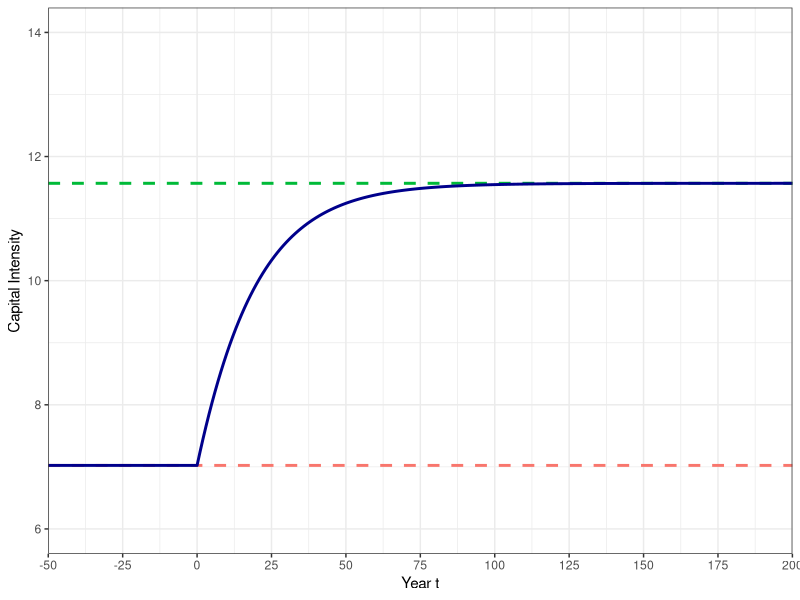
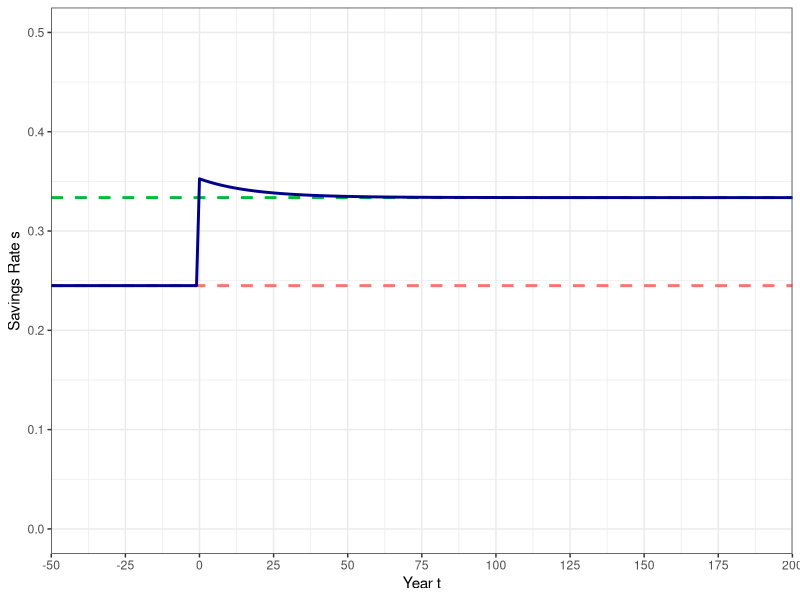
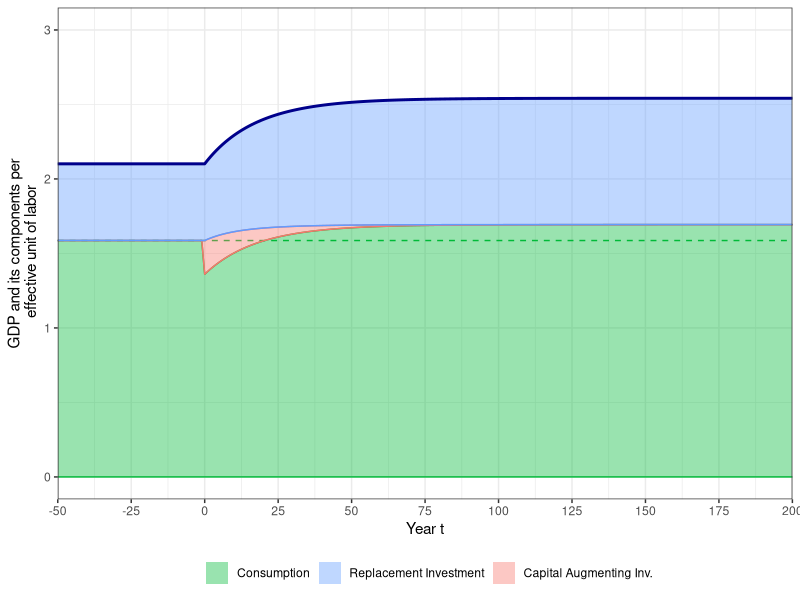
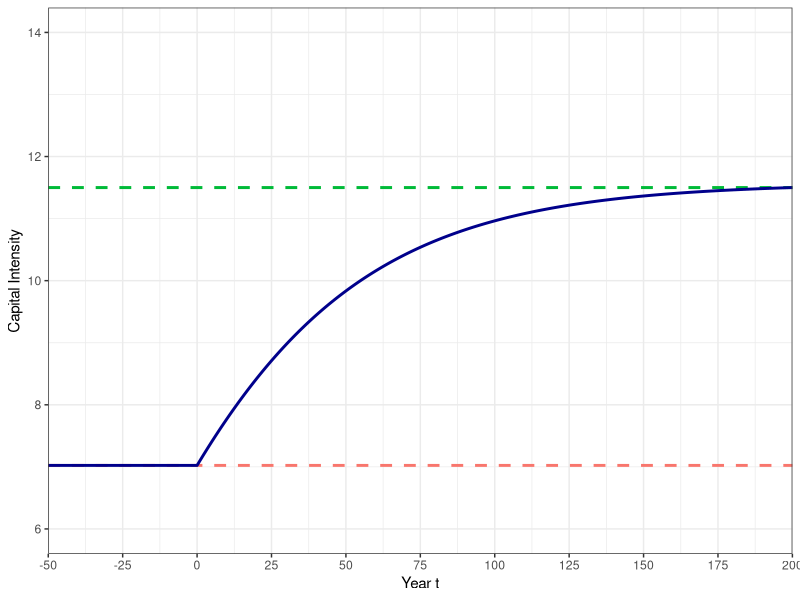
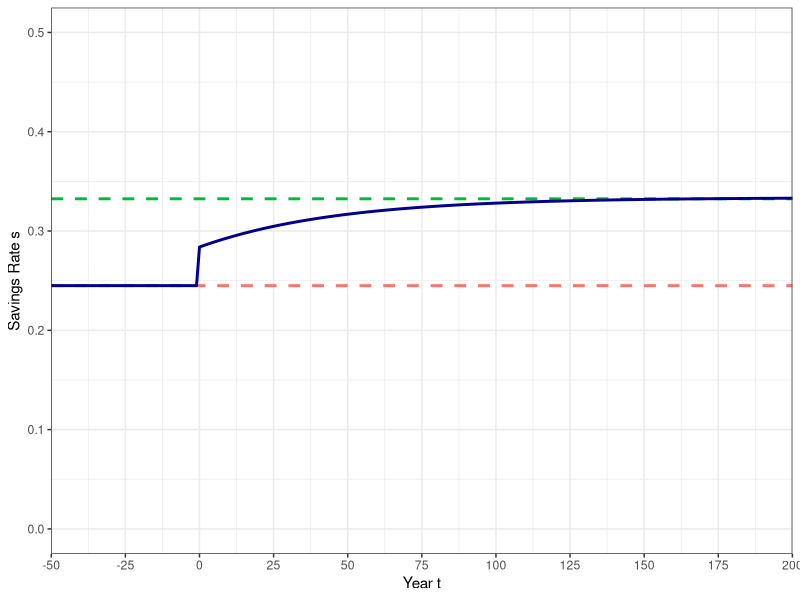
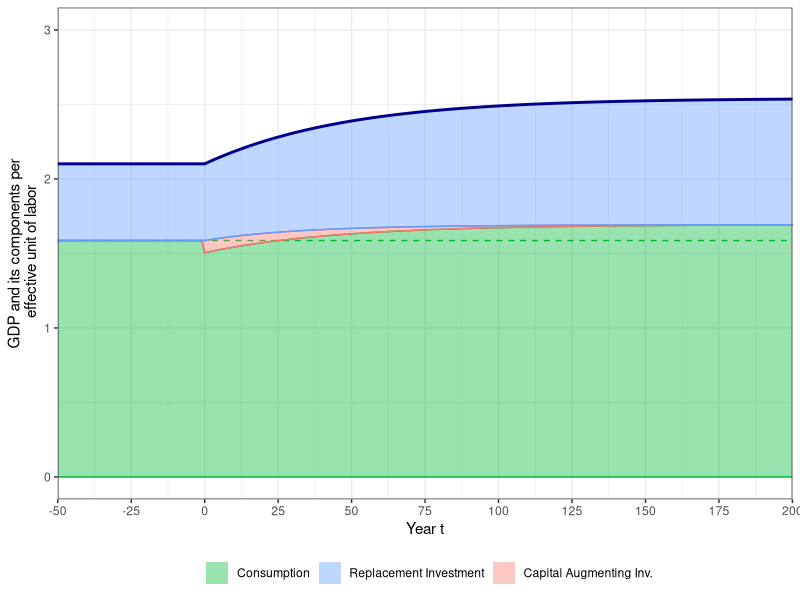

Reproduce these figures in R, in order.
#######################################
### The Ramsey Growth Model
#######################################

# Clear the workspace and load libraries
rm(list = ls())
library(reshape2)
library(base)
library(ggplot2)
library(grid)
library(scales)
library(stringr)
library(tidyverse)

# should graphs be exported to pdf
export_pdf <- FALSE

# define some colors
mygreen <- "#00BA38"
myblue  <- "#619CFF"
myred   <- "#F8766D"


########### 
# Ramsey Model setup
###########

# data moments
lab_share = 0.381
inv_share = 0.245
gross_ret = 0.114

# Parameter choice
n     <- 0.0122
h     <- 0.0169
g     <- (1+n)*(1+h)-1
alpha <- lab_share
delta <- inv_share*gross_ret/alpha - g
beta  <- (1+g)/(1 + gross_ret - delta)
gamma <- 0.5

# steady state capital intensity under old beta
k_old <- (alpha/((1+g)/beta - 1 + delta))^(1/(1-alpha))
c_old <- k_old^alpha - (g+delta)*k_old


########### 
# Function to guess initial consumption of the Ramsey model
###########
solve_ramsey <- function(k0, g, alpha, delta, gamma, beta) {
  
  # set numerical parameters
  T <- 10000          # number of simulation periods
  itermax <- 1000     # maximum number of iterations
  tol <- 1e-6         # tolerance level for difference to steady state
  
  # determine steady state capital intensity and consumption
  kstar <- (alpha/((1+g)/beta - 1 + delta))^(1/(1-alpha))
  cstar <- kstar**alpha - (g+delta)*kstar
  
  # set starting interval depending on k0
  if(k0 <= kstar) {
    c_min <- 0
    c_max <- cstar
  } else {
    c_min <- cstar
    c_max <- k0^alpha + (1-delta)*k0
  }
  
  # start iteration process
  for (i in 1:itermax) {
    
    # start a capital and consumption path
    k <- k0
    c <- (c_min+c_max)/2
    
    # now simulate the economy forward
    for (t in 1:T) {
      
      # calculate difference to steady state
      epsilon <- sqrt((c[t]/cstar-1)^2 + (k[t]/kstar-1)^2)
      
      # if difference is small enough, that's it, we return
      if(epsilon < tol) {
        return(c(c[1], epsilon, i))
      }
      
      # determine next period's capital stock and consumption
      k[t+1] <- max((k[t]**alpha - c[t] + (1-delta)*k[t])/(1+g), 1e-4)
      c[t+1] <- (beta*(1 + alpha*k[t+1]^(alpha-1) - delta)/(1+g))^gamma*c[t]
      
      #  decision rule for capital
      if(k0 <= kstar & k[t+1] > kstar | k0 > kstar & c[t+1] < cstar) {
        c_min <- c[1]; break;
      }
      
      #  if consumption is too large, then initial consumption level was too small
      if(k0 <= kstar & c[t+1] > cstar | k0 > kstar & k[t+1] < kstar) {
        c_max <- c[1]; break;
      }
    }
  }
  
  # in any case, if you end up here, return c[1] and epsilon
  return(c(c[1], epsilon, i))
}


########### 
# Function to simulate Ramsey model forward
###########
ramsey <- function(T0, T1, c0, k0, g, alpha, delta, gamma, beta) {
  
  # set numerical parameters
  tol <- 1e-6
  
  # determine steady state capital intensity and consumption
  kstar <- (alpha/((1+g)/beta - 1 + delta))^(1/(1-alpha))
  cstar <- kstar**alpha - (g+delta)*kstar
    
  # start a capital and consumption path
  k <- k0
  c <- 0
  
  # assume economy was in steady state prior to date 0
  k[ind(T0):ind(0)] <- k0
  c[ind(T0):ind(0)] <- k0^alpha - (g+delta)*k0
  
  # then start to simulate new economy path
  c[ind(0)] <- c0
  
  # now simulate the economy forward
  for (t in ind(0):ind(T1-1)) {
    
    # determine next period's capital stock and consumption
    k[t+1] <- max((k[t]**alpha - c[t] + (1-delta)*k[t])/(1+g), 1e-4)
    c[t+1] <- (beta*(1 + alpha*k[t+1]^(alpha-1) - delta)/(1+g))^gamma*c[t]
    
    #  move to steady state level when you are almost there
    epsilon <- sqrt((c[t+1]/cstar-1)^2 + (k[t+1]/kstar-1)^2)
    if(epsilon < tol) {
      k[(t+1):ind(T1)] = kstar
      c[(t+1):ind(T1)] = cstar
      break
    }
  }
  
  # calculate other macro statistics
  y <- k^alpha
  ir <- (g + delta)*k
  i <- y - c
  s <- i/y

  # return a data frame with macro path
  res <- data.frame(year=c(T0:T1), k, y, c, i, ir, s)
  return(res)
}

# indicator management function
ind <- function(t) {
  return(t + 1 + abs(T0))
}


########### 
# Simulate increase in beta
###########

# steady state capital intensity under old beta
k_old <- (alpha/((1+g)/beta - 1 + delta))^(1/(1-alpha))
c_old <- k_old^alpha - (g+delta)*k_old

# set new value for beta and simulation periods
beta <- 0.99
T0 <- -50
T1 <- 200

# solve transition path
res <- solve_ramsey(k_old, g, alpha, delta, gamma, beta)

# simulate the model for 250 periods
transition <- ramsey(T0, T1, res[1], k_old, g, alpha, delta, gamma, beta)

# Plot dynamics of the capital stock
myplot <- ggplot(data = transition) + 
  geom_hline(yintercept=transition$k[ind(T0)], color=myred, linetype="dashed", linewidth=1) + 
  geom_hline(yintercept=transition$k[ind(T1)], color="#00BA38", linetype="dashed", linewidth=1) + 
  geom_line(aes(x=year, y=k), color="darkblue", linewidth=1) +
  coord_cartesian(xlim=c(T0, T1), ylim=c(6, 14)) + 
  scale_x_continuous(breaks=seq(T0, T1, 25), expand=c(0, 0)) +
  labs(x = "Year t",
       y = "Capital Intensity") +
  theme_bw()

# print the plot
print(myplot)

# save plot to pdf file (if needed)
if(export_pdf) {
  aspect_ratio <- 4/3;
  height <- 3.5;
  ggsave("fig5.pdf", width = height*aspect_ratio, height = height)
}


# Plot dynamics of the savings rate
myplot <- ggplot(data = transition) + 
  geom_hline(yintercept=(g+delta)/transition$k[ind(T0)]^(alpha-1), color=myred, linetype="dashed", linewidth=1) + 
  geom_hline(yintercept=(g+delta)/transition$k[ind(T1)]^(alpha-1), color="#00BA38", linetype="dashed", linewidth=1) +
  geom_line(aes(x=year, y=s), color="darkblue", linewidth=1) +
  coord_cartesian(xlim=c(T0, T1), ylim=c(0, 0.5)) + 
  scale_x_continuous(breaks=seq(T0, T1, 25), expand=c(0, 0)) +
  labs(x = "Year t",
       y = "Savings Rate s") +
  theme_bw()

# print the plot
print(myplot)

# save plot to pdf file (if needed)
if(export_pdf) {
  aspect_ratio <- 4/3;
  height <- 3.5;
  ggsave("fig6.pdf", width = height*aspect_ratio, height = height)
}


# Plot GDP and its components
myplot <- ggplot(data = transition) + 
  geom_hline(yintercept = c_old, color="#00BA38", linetype="dashed", linewidth=0.5) + 
  geom_ribbon(aes(x=year, ymin=0, ymax=c,    fill= "1c", color="1c") , alpha=0.4) +
  geom_ribbon(aes(x=year, ymin=c, ymax=c+i-ir, fill= "3di", color="3di"), alpha=0.4) +
  geom_ribbon(aes(x=year, ymin=c+i-ir, ymax=y, fill= "2ir", color="2ir")  , alpha=0.4) +
  geom_line(aes(x=year, y=y), color="darkblue", linewidth=1) +
  coord_cartesian(xlim=c(T0, T1), ylim=c(0, 3)) + 
  scale_x_continuous(breaks=seq(T0, T1, 25), expand=c(0, 0)) +
  labs(x = "Year t",
       y = "GDP and its components per\n effective unit of labor") +
  scale_fill_manual(breaks = c("1c", "2ir", "3di"), name = "", 
                    labels = c("Consumption", "Replacement Investment", "Capital Augmenting Inv."),
                    values = c(mygreen, myblue, myred)) +
  scale_color_manual(breaks = c("1c", "2ir", "3di"),
                     values = c(mygreen, myblue, myred)) +
  guides(colour = "none") +
  theme_bw() + 
  theme(legend.position="bottom")

# print the plot
print(myplot)

# save plot to pdf file (if needed)
if(export_pdf) {
  aspect_ratio <- 4/3.5;
  height <- 4.8;
  ggsave("fig7.pdf", width = height*aspect_ratio, height = height)
}



########### 
# Simulate increase in beta (with gamma = 0.1)
###########

# set new gamma and old beta
gamma <- 0.1
beta  <- (1+g)/(1 + gross_ret - delta)


# steady state capital intensity under old beta
k_old <- (alpha/((1+g)/beta - 1 + delta))^(1/(1-alpha))
c_old <- k_old^alpha - (g+delta)*k_old

# set new value for beta and simulation periods
beta <- 0.99
T0 <- -50
T1 <- 200

# solve transition path
res <- solve_ramsey(k_old, g, alpha, delta, gamma, beta)

# simulate the model for 250 periods
transition <- ramsey(T0, T1, res[1], k_old, g, alpha, delta, gamma, beta)


# Plot dynamics of the capital stock
myplot <- ggplot(data = transition) + 
  geom_hline(yintercept=transition$k[ind(T0)], color=myred, linetype="dashed", linewidth=1) + 
  geom_hline(yintercept=transition$k[ind(T1)], color="#00BA38", linetype="dashed", linewidth=1) + 
  geom_line(aes(x=year, y=k), color="darkblue", linewidth=1) +
  coord_cartesian(xlim=c(T0, T1), ylim=c(6, 14)) + 
  scale_x_continuous(breaks=seq(T0, T1, 25), expand=c(0, 0)) +
  labs(x = "Year t",
       y = "Capital Intensity") +
  theme_bw()

# print the plot
print(myplot)

# save plot to pdf file (if needed)
if(export_pdf) {
  aspect_ratio <- 4/3;
  height <- 3.5;
  ggsave("fig8.pdf", width = height*aspect_ratio, height = height)
}


# Plot dynamics of the savings rate
myplot <- ggplot(data = transition) + 
  geom_hline(yintercept=(g+delta)/transition$k[ind(T0)]^(alpha-1), color=myred, linetype="dashed", linewidth=1) + 
  geom_hline(yintercept=(g+delta)/transition$k[ind(T1)]^(alpha-1), color="#00BA38", linetype="dashed", linewidth=1) +
  geom_line(aes(x=year, y=s), color="darkblue", linewidth=1) +
  coord_cartesian(xlim=c(T0, T1), ylim=c(0, 0.5)) + 
  scale_x_continuous(breaks=seq(T0, T1, 25), expand=c(0, 0)) +
  labs(x = "Year t",
       y = "Savings Rate s") +
  theme_bw()

# print the plot
print(myplot)

# save plot to pdf file (if needed)
if(export_pdf) {
  aspect_ratio <- 4/3;
  height <- 3.5;
  ggsave("fig9.pdf", width = height*aspect_ratio, height = height)
}


# Plot GDP and its components
myplot <- ggplot(data = transition) + 
  geom_hline(yintercept = c_old, color="#00BA38", linetype="dashed", linewidth=0.5) + 
  geom_ribbon(aes(x=year, ymin=0, ymax=c,    fill= "1c", color="1c") , alpha=0.4) +
  geom_ribbon(aes(x=year, ymin=c, ymax=c+i-ir, fill= "3di", color="3di"), alpha=0.4) +
  geom_ribbon(aes(x=year, ymin=c+i-ir, ymax=y, fill= "2ir", color="2ir")  , alpha=0.4) +
  geom_line(aes(x=year, y=y), color="darkblue", linewidth=1) +
  coord_cartesian(xlim=c(T0, T1), ylim=c(0, 3)) + 
  scale_x_continuous(breaks=seq(T0, T1, 25), expand=c(0, 0)) +
  labs(x = "Year t",
       y = "GDP and its components per\n effective unit of labor") +
  scale_fill_manual(breaks = c("1c", "2ir", "3di"), name = "", 
                    labels = c("Consumption", "Replacement Investment", "Capital Augmenting Inv."),
                    values = c(mygreen, myblue, myred)) +
  scale_color_manual(breaks = c("1c", "2ir", "3di"),
                     values = c(mygreen, myblue, myred)) +
  guides(colour = "none") +
  theme_bw() + 
  theme(legend.position="bottom")

# print the plot
print(myplot)

# save plot to pdf file (if needed)
if(export_pdf) {
  aspect_ratio <- 4/3.5;
  height <- 4.8;
  ggsave("fig10.pdf", width = height*aspect_ratio, height = height)
}
